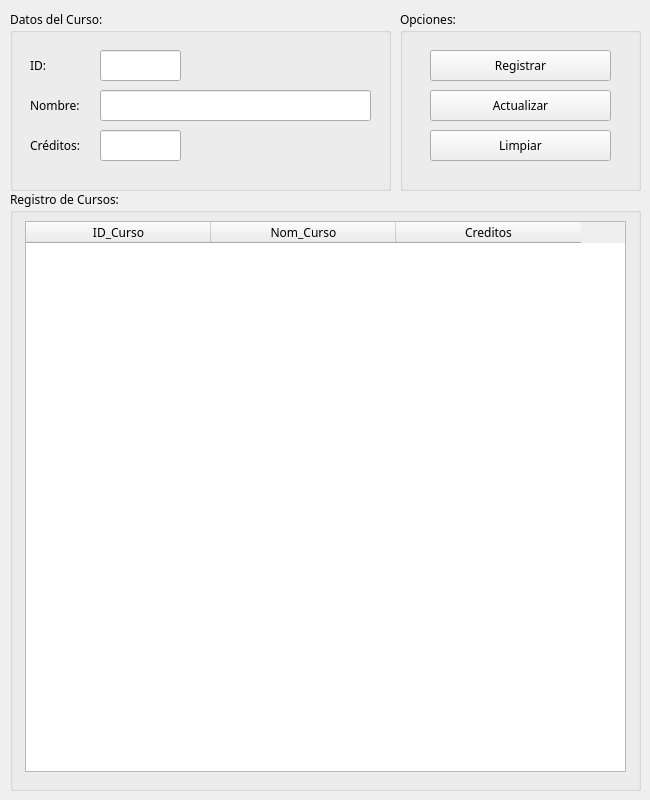
<?xml version="1.0" encoding="UTF-8"?>
<ui version="4.0">
 <class>MainWindow</class>
 <widget class="QMainWindow" name="MainWindow">
  <property name="geometry">
   <rect>
    <x>0</x>
    <y>0</y>
    <width>650</width>
    <height>800</height>
   </rect>
  </property>
  <property name="minimumSize">
   <size>
    <width>650</width>
    <height>800</height>
   </size>
  </property>
  <property name="maximumSize">
   <size>
    <width>650</width>
    <height>800</height>
   </size>
  </property>
  <property name="acceptDrops">
   <bool>false</bool>
  </property>
  <property name="windowTitle">
   <string>Curso</string>
  </property>
  <property name="animated">
   <bool>true</bool>
  </property>
  <property name="documentMode">
   <bool>false</bool>
  </property>
  <property name="tabShape">
   <enum>QTabWidget::Rounded</enum>
  </property>
  <widget class="QWidget" name="centralwidget">
   <widget class="QGroupBox" name="groupBox">
    <property name="geometry">
     <rect>
      <x>10</x>
      <y>10</y>
      <width>381</width>
      <height>181</height>
     </rect>
    </property>
    <property name="font">
     <font>
      <family>Bahnschrift SemiBold</family>
      <pointsize>9</pointsize>
     </font>
    </property>
    <property name="title">
     <string>Datos del Curso:</string>
    </property>
    <widget class="QLabel" name="label">
     <property name="geometry">
      <rect>
       <x>20</x>
       <y>40</y>
       <width>61</width>
       <height>31</height>
      </rect>
     </property>
     <property name="text">
      <string>ID:</string>
     </property>
    </widget>
    <widget class="QLineEdit" name="txtIdcurso">
     <property name="geometry">
      <rect>
       <x>90</x>
       <y>40</y>
       <width>81</width>
       <height>31</height>
      </rect>
     </property>
     <property name="font">
      <font>
       <family>Bahnschrift</family>
      </font>
     </property>
    </widget>
    <widget class="QLabel" name="label_2">
     <property name="geometry">
      <rect>
       <x>20</x>
       <y>80</y>
       <width>61</width>
       <height>31</height>
      </rect>
     </property>
     <property name="text">
      <string>Nombre:</string>
     </property>
    </widget>
    <widget class="QLineEdit" name="txtNombre">
     <property name="geometry">
      <rect>
       <x>90</x>
       <y>80</y>
       <width>271</width>
       <height>31</height>
      </rect>
     </property>
     <property name="font">
      <font>
       <family>Bahnschrift</family>
      </font>
     </property>
     <property name="frame">
      <bool>true</bool>
     </property>
     <property name="echoMode">
      <enum>QLineEdit::Normal</enum>
     </property>
     <property name="cursorMoveStyle">
      <enum>Qt::VisualMoveStyle</enum>
     </property>
    </widget>
    <widget class="QLabel" name="label_3">
     <property name="geometry">
      <rect>
       <x>20</x>
       <y>120</y>
       <width>61</width>
       <height>31</height>
      </rect>
     </property>
     <property name="text">
      <string>Créditos:</string>
     </property>
    </widget>
    <widget class="QLineEdit" name="txtCreditos">
     <property name="geometry">
      <rect>
       <x>90</x>
       <y>120</y>
       <width>81</width>
       <height>31</height>
      </rect>
     </property>
     <property name="font">
      <font>
       <family>Bahnschrift</family>
      </font>
     </property>
    </widget>
   </widget>
   <widget class="QGroupBox" name="groupBox_2">
    <property name="geometry">
     <rect>
      <x>400</x>
      <y>10</y>
      <width>241</width>
      <height>181</height>
     </rect>
    </property>
    <property name="font">
     <font>
      <family>Bahnschrift SemiBold</family>
      <pointsize>9</pointsize>
     </font>
    </property>
    <property name="title">
     <string>Opciones:</string>
    </property>
    <widget class="QPushButton" name="btnRegistrar">
     <property name="geometry">
      <rect>
       <x>30</x>
       <y>40</y>
       <width>181</width>
       <height>31</height>
      </rect>
     </property>
     <property name="font">
      <font>
       <family>Bahnschrift</family>
      </font>
     </property>
     <property name="text">
      <string>Registrar</string>
     </property>
    </widget>
    <widget class="QPushButton" name="btnActualizar">
     <property name="geometry">
      <rect>
       <x>30</x>
       <y>80</y>
       <width>181</width>
       <height>31</height>
      </rect>
     </property>
     <property name="font">
      <font>
       <family>Bahnschrift</family>
      </font>
     </property>
     <property name="text">
      <string>Actualizar</string>
     </property>
    </widget>
    <widget class="QPushButton" name="btnLimpiar">
     <property name="geometry">
      <rect>
       <x>30</x>
       <y>120</y>
       <width>181</width>
       <height>31</height>
      </rect>
     </property>
     <property name="sizePolicy">
      <sizepolicy hsizetype="Expanding" vsizetype="Fixed">
       <horstretch>0</horstretch>
       <verstretch>0</verstretch>
      </sizepolicy>
     </property>
     <property name="font">
      <font>
       <family>Bahnschrift</family>
      </font>
     </property>
     <property name="text">
      <string>Limpiar</string>
     </property>
    </widget>
   </widget>
   <widget class="QGroupBox" name="groupBox_3">
    <property name="geometry">
     <rect>
      <x>10</x>
      <y>190</y>
      <width>631</width>
      <height>601</height>
     </rect>
    </property>
    <property name="font">
     <font>
      <family>Bahnschrift SemiBold</family>
      <pointsize>9</pointsize>
     </font>
    </property>
    <property name="title">
     <string>Registro de Cursos:</string>
    </property>
    <widget class="QTableWidget" name="tblCursos">
     <property name="geometry">
      <rect>
       <x>15</x>
       <y>31</y>
       <width>601</width>
       <height>551</height>
      </rect>
     </property>
     <property name="minimumSize">
      <size>
       <width>601</width>
       <height>551</height>
      </size>
     </property>
     <property name="maximumSize">
      <size>
       <width>601</width>
       <height>551</height>
      </size>
     </property>
     <property name="font">
      <font>
       <family>Bahnschrift</family>
      </font>
     </property>
     <attribute name="horizontalHeaderDefaultSectionSize">
      <number>185</number>
     </attribute>
     <column>
      <property name="text">
       <string>ID_Curso</string>
      </property>
      <property name="font">
       <font>
        <family>Bahnschrift</family>
        <pointsize>9</pointsize>
       </font>
      </property>
     </column>
     <column>
      <property name="text">
       <string>Nom_Curso</string>
      </property>
      <property name="font">
       <font>
        <family>Bahnschrift</family>
        <pointsize>9</pointsize>
       </font>
      </property>
     </column>
     <column>
      <property name="text">
       <string>Creditos</string>
      </property>
      <property name="font">
       <font>
        <family>Bahnschrift</family>
        <pointsize>9</pointsize>
       </font>
      </property>
     </column>
    </widget>
   </widget>
  </widget>
 </widget>
 <resources/>
 <connections/>
</ui>
